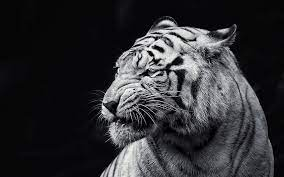
%> input picture 4.jpeg, 284 x 177 px
$ octave ThresholdPowerHigh.m   (GNU Octave 9; MATLAB toolbox functions it lacks are replaced by stand-ins)
%> lines starting %> are read from the running program, lines starting %| are printed output that depends on the picture; in (x1, y1, x2, y2) boxes, pixels count from 0 and x2, y2 are one past the last pixel; in counts of white or black regions, pixels touching at a corner belong together; the program's own positions count from 1

%Display following image operation in MATLAB/Python - i) Threshold image ii) Power
%enhance contract image iii) High pass image.

% Load the image
inputImage = imread('D:\Study_Object\3_2_Course\image processing\ICE_3208\problem3\4.jpeg');
%> inputImage is the input picture: size 177x284x3 uint8; mean R, G, B 47.3, 47.2, 50.7

% Convert the image to grayscale
grayImage = rgb2gray(inputImage);

% Thresholding
thresholdValue = 128;
binaryImage = grayImage > thresholdValue;
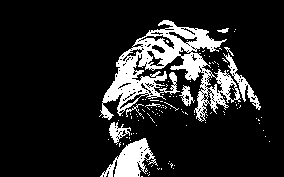
%> binaryImage: size 177x284 logical; 14.4% white; 115 white regions (106 under 20 px), largest, box (x1, y1, x2, y2) and area: (99, 20, 241, 122) 5048, (100, 138, 158, 177) 1071, (223, 53, 261, 110) 406

% Display the thresholded image
subplot(311);
imshow(binaryImage);
title('Threshold Image');


% Load the image

inputImage = imread('D:\Study_Object\3_2_Course\image processing\ICE_3208\problem3\4.jpeg');

% Convert the image to grayscale
grayImage = rgb2gray(inputImage);

% Power-law transformation
gamma = 1.5;
c = 1;
enhancedImage = c * (double(grayImage) .^ gamma);
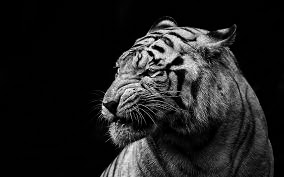
%> enhancedImage: size 177x284 double; min 0, max 4072, mean 512.1; drawn with min black and max white
enhancedImage = uint8(255 * (enhancedImage / 255).^ (1/gamma));
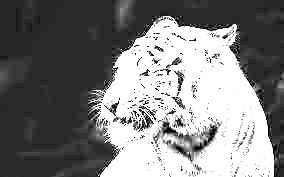
%> enhancedImage: size 177x284 uint8; min 0, max 255, mean 126.4

% Display the enhanced contrast image
subplot(312);
imshow(enhancedImage);
title('Power Enhanced Contrast Image');


% Load the image
inputImage = imread('D:\Study_Object\3_2_Course\image processing\ICE_3208\problem3\4.jpeg');

% Convert the image to grayscale
grayImage = rgb2gray(inputImage);

% Create a high-pass filter kernel (Laplacian)
laplacianKernel = [0 -1 0; -1 4 -1; 0 -1 0];

% Apply the high-pass filter using convolution
highPassImage = conv2(double(grayImage), laplacianKernel, 'same');
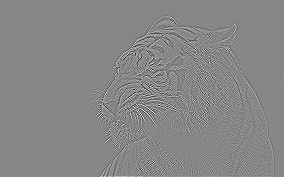
%> highPassImage: size 177x284 double; min -651, max 579, mean 0.4; drawn with min black and max white
highPassImage = uint8(highPassImage);
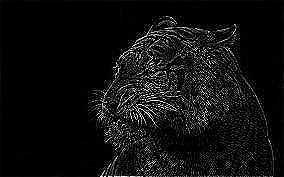
%> highPassImage: size 177x284 uint8; min 0, max 255, mean 15.5

% Display the high-pass image
subplot(313);
imshow(highPassImage);
title('High Pass Image');
